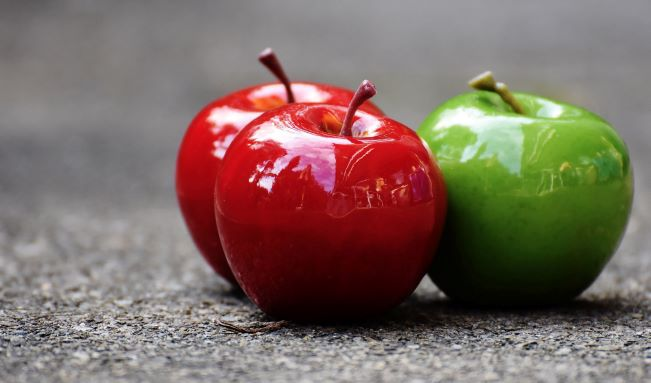
#> input picture images/apples.jpg, 651 x 383 px
$ python imp_2_6_Threshold.py
#> lines starting #> are read from the running program, lines starting #| are printed output that depends on the picture; after the words box and inside, x2 and y2 are one past the last pixel; in counts of white or black regions, pixels touching at a corner belong together
# Thresholding
import cv2
import numpy as np

img = cv2.imread('images/apples.jpg', cv2.IMREAD_GRAYSCALE)
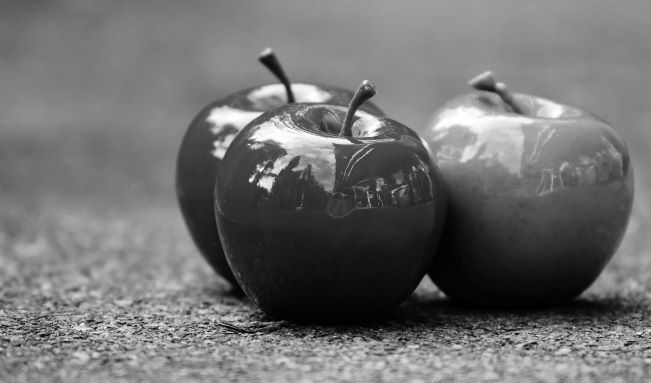
#> img: shape (383, 651); min 0, max 255, mean 112.2
cv2.imshow('Image Processing', img)

ret, img_binary = cv2.threshold(img, 127, 255, cv2.THRESH_BINARY) # 127임계값, 255 픽셀값
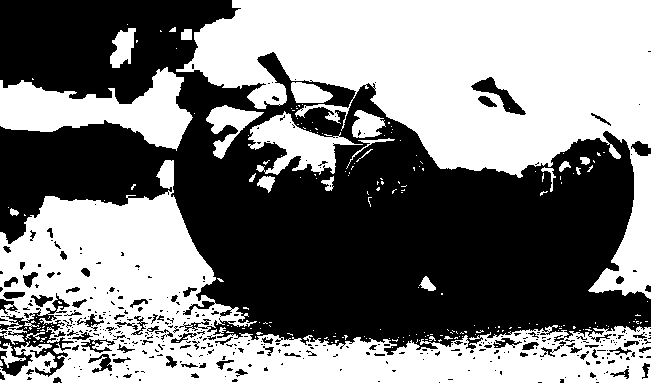
#> img_binary: shape (383, 651); 50% white; 405 black regions (319 under 20 px), largest, box (x1, y1, x2, y2) and area: (0, 0, 651, 355) 115850, (0, 293, 74, 377) 2051, (471, 77, 526, 115) 612
# 최적의 임계값을 찾아주는 otsu의 알고리즘 적용
ret, img_otsu  = cv2.threshold(img, 127, 255, cv2.THRESH_BINARY | cv2.THRESH_OTSU)
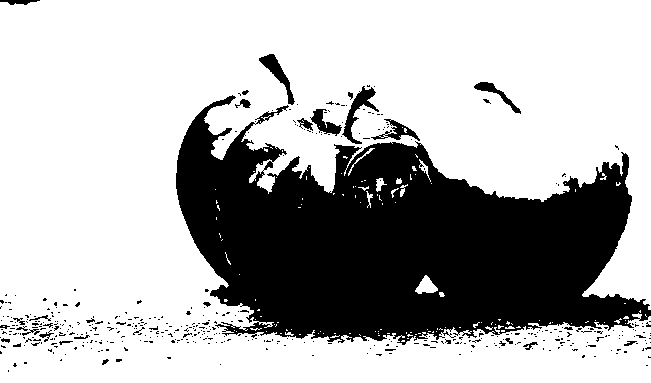
#> img_otsu: shape (383, 651); 70.5% white; 440 black regions (411 under 20 px), largest, box (x1, y1, x2, y2) and area: (176, 95, 651, 345) 68933, (342, 86, 379, 144) 597, (259, 54, 295, 105) 494
#> ret = 91

cv2.imshow('ResultsB', img_binary)
cv2.imshow('ResultsO', img_otsu)

cv2.waitKey(0)
cv2.destroyAllWindows()
